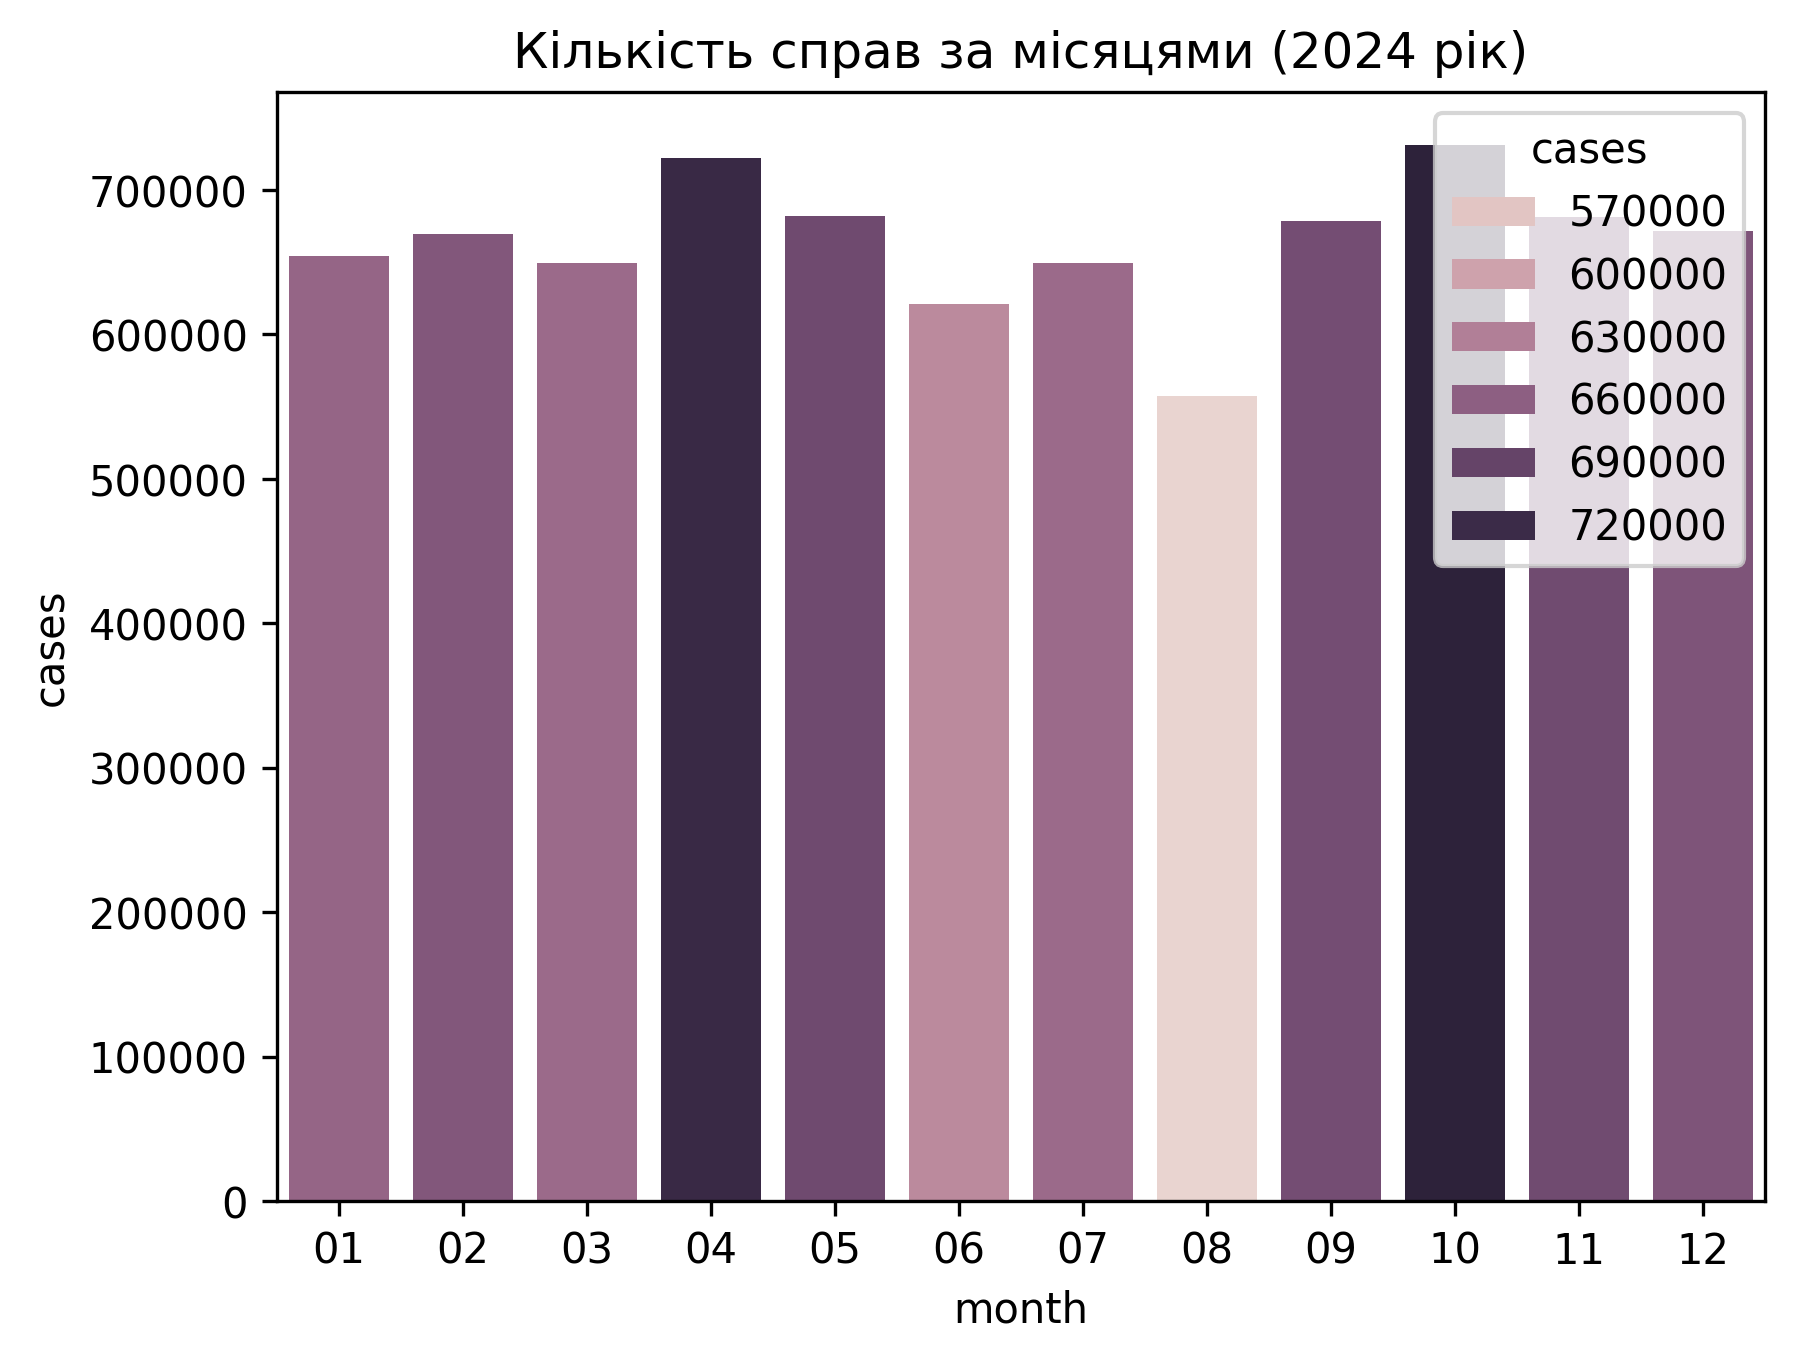

Reproduce this figure in Python.
import os, sys
sys.path.append(os.path.abspath(os.path.join(os.path.dirname(__file__), '..')))
from functions import *
import pandas as pd
import seaborn as sns
import matplotlib.pyplot as plt

df = pd.read_csv('csvs/docs.csv', delimiter="\t")

months = ['01', '02', '03', '04', '05', '06', '07', '08', '09', '10', '11', '12']
cases_by_months = []
for m in months:
    cases = get_info_by_month(df, '2024', m)
    cases_by_months.append({'month':m, 'cases': len(cases)})

cases_df = pd.DataFrame(cases_by_months)
dgr = sns.barplot(data=cases_df, x='month', y='cases', hue='cases')
plt.title('Кількість справ за місяцями (2024 рік)')
plt.savefig(f'number_of_cases/number_of_cases.png', dpi=300, bbox_inches='tight')